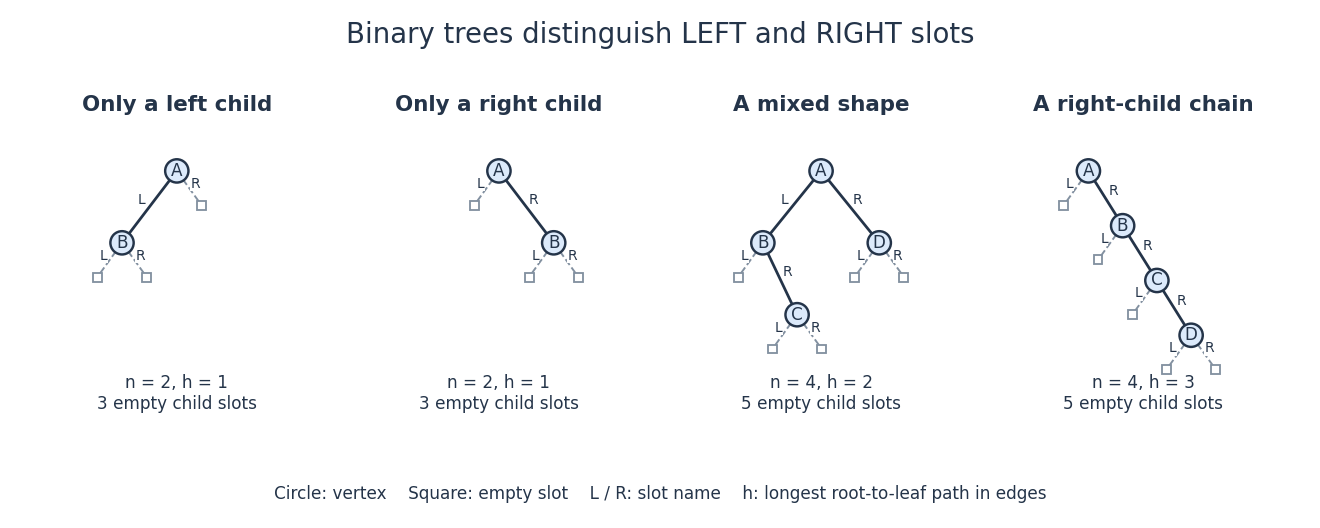

This figure's Python source:
"""Draw ordered child slots; tested with Python 3.14 and matplotlib 3.10.7."""
from pathlib import Path
import matplotlib.pyplot as plt
from matplotlib.patches import Circle, Rectangle

INK = '#243449'
BLUE = '#dceafb'
GREY = '#8290a0'


def draw(ax, nodes, children, title, note):
    ax.set_aspect('equal')
    ax.set_xlim(-2.1, 2.1)
    ax.set_ylim(-0.8, 3.45)
    ax.axis('off')
    ax.set_title(title, fontsize=14, fontweight='bold', color=INK, pad=10)
    for name, (x, y) in nodes.items():
        for slot, child in zip(('L', 'R'), children.get(name, (None, None))):
            direction = -1 if slot == 'L' else 1
            if child is None:
                end = (x + direction * 0.36, y - 0.50)
                ax.plot([x, end[0]], [y, end[1]], '--', color=GREY, lw=1.25, zorder=1)
                ax.add_patch(Rectangle((end[0] - 0.065, end[1] - 0.065), 0.13, 0.13,
                                       facecolor='white', edgecolor=GREY, lw=1.2, zorder=2))
                label = (x + direction * 0.27, y - 0.19)
            else:
                end = nodes[child]
                ax.plot([x, end[0]], [y, end[1]], color=INK, lw=1.8, zorder=1)
                label = ((x + end[0]) / 2 + direction * 0.11, (y + end[1]) / 2 + 0.10)
            ax.text(*label, slot, ha='center', va='center', fontsize=9, color=INK,
                    bbox={'facecolor': 'white', 'edgecolor': 'none', 'pad': 0.3}, zorder=3)
    for name, (x, y) in nodes.items():
        ax.add_patch(Circle((x, y), 0.17, facecolor=BLUE, edgecolor=INK, lw=1.6, zorder=4))
        ax.text(x, y, name, ha='center', va='center', fontsize=11, color=INK, zorder=5)
    ax.text(0, -0.68, note, ha='center', fontsize=11, color=INK)


def main():
    fig, axes = plt.subplots(1, 4, figsize=(12, 4.8), facecolor='white')
    draw(axes[0], {'A': (0, 2.8), 'B': (-0.8, 1.75)}, {'A': ('B', None)},
         'Only a left child', 'n = 2, h = 1\n3 empty child slots')
    draw(axes[1], {'A': (0, 2.8), 'B': (0.8, 1.75)}, {'A': (None, 'B')},
         'Only a right child', 'n = 2, h = 1\n3 empty child slots')
    draw(axes[2], {'A': (0, 2.8), 'B': (-0.85, 1.75), 'C': (-0.35, 0.7), 'D': (0.85, 1.75)},
         {'A': ('B', 'D'), 'B': (None, 'C')}, 'A mixed shape',
         'n = 4, h = 2\n5 empty child slots')
    draw(axes[3], {'A': (-0.8, 2.8), 'B': (-0.3, 2.0), 'C': (0.2, 1.2), 'D': (0.7, 0.4)},
         {'A': (None, 'B'), 'B': (None, 'C'), 'C': (None, 'D')}, 'A right-child chain',
         'n = 4, h = 3\n5 empty child slots')
    fig.suptitle('Binary trees distinguish LEFT and RIGHT slots', fontsize=18, color=INK, y=0.96)
    fig.text(0.5, 0.055, 'Circle: vertex    Square: empty slot    L / R: slot name    h: longest root-to-leaf path in edges',
             ha='center', fontsize=11, color=INK)
    fig.subplots_adjust(left=0.025, right=0.975, top=0.80, bottom=0.17, wspace=0.12)
    fig.savefig(Path.cwd() / (Path(__file__).stem + '.png'), dpi=110, facecolor='white', transparent=False)
    plt.close(fig)


if __name__ == '__main__':
    main()
